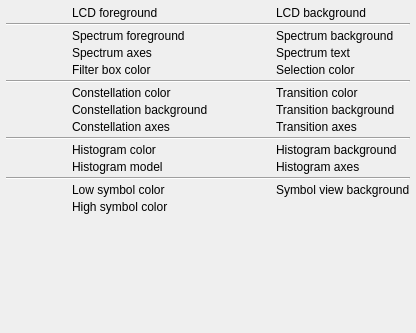
<?xml version="1.0" encoding="UTF-8"?>
<ui version="4.0">
 <class>ColorConfigTab</class>
 <widget class="QWidget" name="ColorConfigTab">
  <property name="geometry">
   <rect>
    <x>0</x>
    <y>0</y>
    <width>416</width>
    <height>333</height>
   </rect>
  </property>
  <property name="windowTitle">
   <string>Form</string>
  </property>
  <layout class="QGridLayout" name="gridLayout">
   <property name="leftMargin">
    <number>6</number>
   </property>
   <property name="topMargin">
    <number>6</number>
   </property>
   <property name="rightMargin">
    <number>6</number>
   </property>
   <property name="bottomMargin">
    <number>6</number>
   </property>
   <property name="spacing">
    <number>3</number>
   </property>
   <item row="0" column="0">
    <widget class="ColorChooserButton" name="lcdFgColor">
     <property name="color">
      <color>
       <red>255</red>
       <green>0</green>
       <blue>0</blue>
      </color>
     </property>
    </widget>
   </item>
   <item row="0" column="1">
    <widget class="QLabel" name="label_27">
     <property name="text">
      <string>LCD foreground</string>
     </property>
    </widget>
   </item>
   <item row="0" column="2">
    <widget class="ColorChooserButton" name="lcdBgColor"/>
   </item>
   <item row="0" column="3">
    <widget class="QLabel" name="label_28">
     <property name="text">
      <string>LCD background</string>
     </property>
    </widget>
   </item>
   <item row="1" column="0" colspan="4">
    <widget class="Line" name="line_3">
     <property name="orientation">
      <enum>Qt::Horizontal</enum>
     </property>
    </widget>
   </item>
   <item row="2" column="0">
    <widget class="ColorChooserButton" name="spectrumFgColor"/>
   </item>
   <item row="2" column="1">
    <widget class="QLabel" name="label_29">
     <property name="text">
      <string>Spectrum foreground</string>
     </property>
    </widget>
   </item>
   <item row="2" column="2">
    <widget class="ColorChooserButton" name="spectrumBgColor"/>
   </item>
   <item row="2" column="3">
    <widget class="QLabel" name="label_30">
     <property name="text">
      <string>Spectrum background</string>
     </property>
    </widget>
   </item>
   <item row="3" column="0">
    <widget class="ColorChooserButton" name="spectrumAxesColor"/>
   </item>
   <item row="3" column="1">
    <widget class="QLabel" name="label_41">
     <property name="text">
      <string>Spectrum axes</string>
     </property>
    </widget>
   </item>
   <item row="3" column="2">
    <widget class="ColorChooserButton" name="spectrumTextColor"/>
   </item>
   <item row="3" column="3">
    <widget class="QLabel" name="label_42">
     <property name="text">
      <string>Spectrum text</string>
     </property>
    </widget>
   </item>
   <item row="4" column="0">
    <widget class="ColorChooserButton" name="filterBoxColor"/>
   </item>
   <item row="4" column="1">
    <widget class="QLabel" name="label_6">
     <property name="text">
      <string>Filter box color</string>
     </property>
    </widget>
   </item>
   <item row="4" column="2">
    <widget class="ColorChooserButton" name="selectionColor"/>
   </item>
   <item row="4" column="3">
    <widget class="QLabel" name="label_8">
     <property name="text">
      <string>Selection color</string>
     </property>
    </widget>
   </item>
   <item row="5" column="0" colspan="4">
    <widget class="Line" name="line">
     <property name="orientation">
      <enum>Qt::Horizontal</enum>
     </property>
    </widget>
   </item>
   <item row="6" column="0">
    <widget class="ColorChooserButton" name="constellationFgColor"/>
   </item>
   <item row="6" column="1">
    <widget class="QLabel" name="label_31">
     <property name="text">
      <string>Constellation color</string>
     </property>
    </widget>
   </item>
   <item row="6" column="2">
    <widget class="ColorChooserButton" name="transitionFgColor"/>
   </item>
   <item row="6" column="3">
    <widget class="QLabel" name="label_34">
     <property name="text">
      <string>Transition color</string>
     </property>
    </widget>
   </item>
   <item row="7" column="0">
    <widget class="ColorChooserButton" name="constellationBgColor"/>
   </item>
   <item row="7" column="1">
    <widget class="QLabel" name="label_32">
     <property name="text">
      <string>Constellation background</string>
     </property>
    </widget>
   </item>
   <item row="7" column="2">
    <widget class="ColorChooserButton" name="transitionBgColor"/>
   </item>
   <item row="7" column="3">
    <widget class="QLabel" name="label_35">
     <property name="text">
      <string>Transition background</string>
     </property>
    </widget>
   </item>
   <item row="8" column="0">
    <widget class="ColorChooserButton" name="constellationAxesColor"/>
   </item>
   <item row="8" column="1">
    <widget class="QLabel" name="label_33">
     <property name="text">
      <string>Constellation axes</string>
     </property>
    </widget>
   </item>
   <item row="8" column="2">
    <widget class="ColorChooserButton" name="transitionAxesColor"/>
   </item>
   <item row="8" column="3">
    <widget class="QLabel" name="label_36">
     <property name="text">
      <string>Transition axes</string>
     </property>
    </widget>
   </item>
   <item row="9" column="0" colspan="4">
    <widget class="Line" name="line_2">
     <property name="orientation">
      <enum>Qt::Horizontal</enum>
     </property>
    </widget>
   </item>
   <item row="10" column="0">
    <widget class="ColorChooserButton" name="histogramFgColor"/>
   </item>
   <item row="10" column="1">
    <widget class="QLabel" name="label_37">
     <property name="text">
      <string>Histogram color</string>
     </property>
    </widget>
   </item>
   <item row="10" column="2">
    <widget class="ColorChooserButton" name="histogramBgColor"/>
   </item>
   <item row="10" column="3">
    <widget class="QLabel" name="label_39">
     <property name="text">
      <string>Histogram background</string>
     </property>
    </widget>
   </item>
   <item row="11" column="0">
    <widget class="ColorChooserButton" name="histogramModelColor"/>
   </item>
   <item row="11" column="1">
    <widget class="QLabel" name="label_38">
     <property name="text">
      <string>Histogram model</string>
     </property>
    </widget>
   </item>
   <item row="11" column="2">
    <widget class="ColorChooserButton" name="histogramAxesColor"/>
   </item>
   <item row="11" column="3">
    <widget class="QLabel" name="label_40">
     <property name="text">
      <string>Histogram axes</string>
     </property>
    </widget>
   </item>
   <item row="12" column="0" colspan="4">
    <widget class="Line" name="line_6">
     <property name="orientation">
      <enum>Qt::Horizontal</enum>
     </property>
    </widget>
   </item>
   <item row="13" column="0">
    <widget class="ColorChooserButton" name="symViewLoColor"/>
   </item>
   <item row="13" column="1">
    <widget class="QLabel" name="label_48">
     <property name="text">
      <string>Low symbol color</string>
     </property>
    </widget>
   </item>
   <item row="13" column="2">
    <widget class="ColorChooserButton" name="symViewBgColor"/>
   </item>
   <item row="13" column="3">
    <widget class="QLabel" name="xsxs">
     <property name="text">
      <string>Symbol view background</string>
     </property>
    </widget>
   </item>
   <item row="14" column="0">
    <widget class="ColorChooserButton" name="symViewHiColor"/>
   </item>
   <item row="14" column="1">
    <widget class="QLabel" name="fdsfs">
     <property name="text">
      <string>High symbol color</string>
     </property>
    </widget>
   </item>
   <item row="15" column="0">
    <spacer name="verticalSpacer">
     <property name="orientation">
      <enum>Qt::Vertical</enum>
     </property>
     <property name="sizeHint" stdset="0">
      <size>
       <width>20</width>
       <height>0</height>
      </size>
     </property>
    </spacer>
   </item>
  </layout>
 </widget>
 <customwidgets>
  <customwidget>
   <class>ColorChooserButton</class>
   <extends>QWidget</extends>
   <header>ColorChooserButton.h</header>
  </customwidget>
 </customwidgets>
 <resources/>
 <connections/>
</ui>
